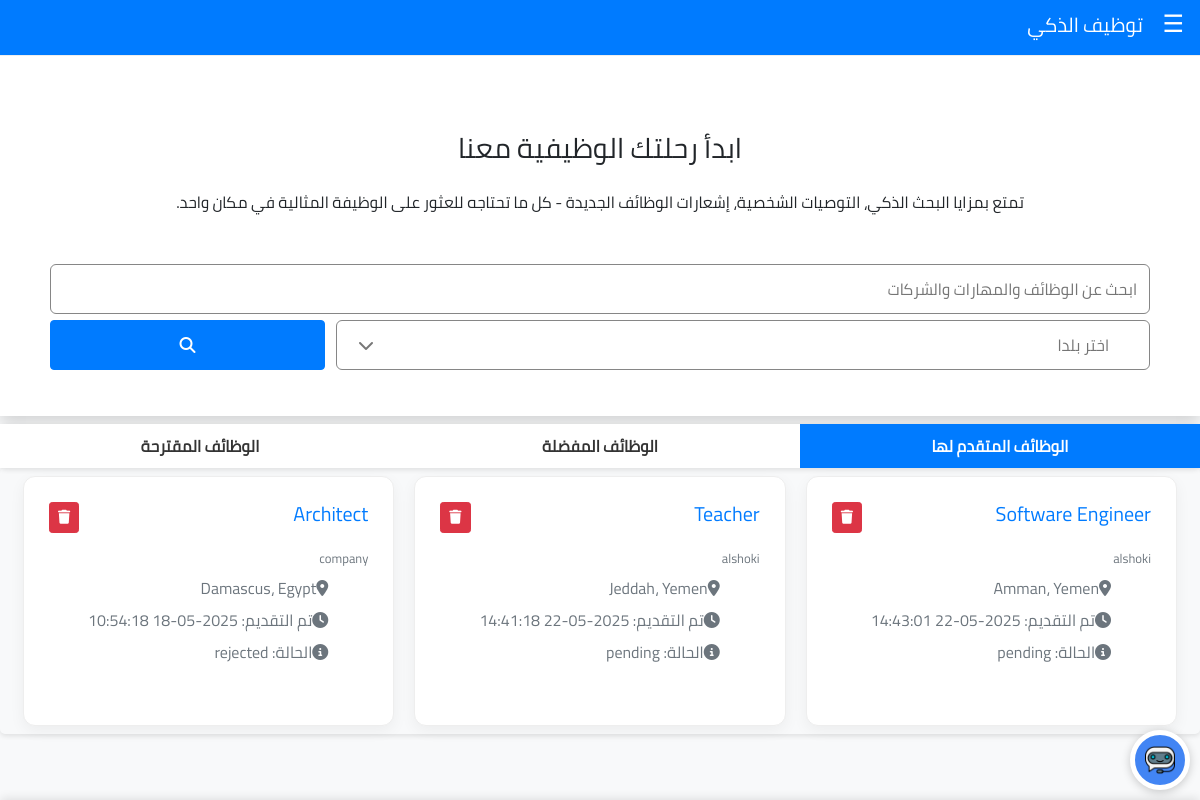
/employee-dashboard.php (signed in), run on the app's committed database.
### tables this page shows
CREATE TABLE `job_applications` (
  `id` int(11) NOT NULL,
  `job_id` int(11) NOT NULL,
  `employer_id` int(11) NOT NULL,
  `user_id` int(11) NOT NULL,
  `cover_letter` text,
  `status` enum('pending','reviewed','accepted','rejected') DEFAULT 'pending',
  `applied_at` timestamp NOT NULL DEFAULT CURRENT_TIMESTAMP,
  `reviewed_at` timestamp NULL DEFAULT NULL,
  `notes` text
);

CREATE TABLE `job_posts` (
  `id` int(11) NOT NULL,
  `employer_id` int(11) NOT NULL,
  `job_title` varchar(255) NOT NULL,
  `industry` varchar(255) NOT NULL,
  `vacancies` int(11) DEFAULT '1',
  `country` varchar(255) NOT NULL,
  `city` varchar(255) NOT NULL,
  `min_salary` decimal(10,2) DEFAULT NULL,
  `max_salary` decimal(10,2) DEFAULT NULL,
  `employment_type` varchar(50) NOT NULL,
  `job_type` varchar(50) NOT NULL,
  `skills` text,
  `education_level` varchar(100) DEFAULT NULL,
  `experience_years` varchar(50) DEFAULT NULL,
  `job_description` text,
  `created_at` datetime NOT NULL,
  `updated_at` datetime DEFAULT NULL,
  `status` enum('active','inactive','filled') NOT NULL DEFAULT 'active'
);

CREATE TABLE `employers` (
  `id` int(11) NOT NULL,
  `first_name` varchar(50) NOT NULL,
  `last_name` varchar(50) NOT NULL,
  `email` varchar(100) NOT NULL,
  `password` varchar(255) NOT NULL,
  `company_name` varchar(100) NOT NULL,
  `country` varchar(50) NOT NULL,
  `city` varchar(50) NOT NULL,
  `company_size` varchar(50) NOT NULL,
  `phone_code` varchar(10) NOT NULL,
  `phone` varchar(20) NOT NULL,
  `marketing_agree` tinyint(1) DEFAULT '0',
  `created_at` timestamp NOT NULL DEFAULT CURRENT_TIMESTAMP
);

### employee-dashboard.php (the view, shortened to what this page needs)
<?php
$logged_in = isset($_SESSION['user_id']);
require_once 'db_connection.php';
$searchQuery = '';
$selectedCountry = '';
?>
<!DOCTYPE html>
<html lang="ar" dir="rtl">
<head>
  <link href="css/bootstrap.min.css" rel="stylesheet">
  <link rel="stylesheet" href="css/fontawesome/css/all.css">
  <link rel="stylesheet" href="css/employee-dashboard.css">
</head>
<body>
  <nav class="navbar">
    <div>
      <span class="open-btn" onclick="openSidebar()">&#9776;</span>
      <p class="navbar-brand">
        توظيف الذكي
      </p>
    </div>
  </nav>
  <section class="search-hero shadow">
    <div class="container">
      <div>
        <h3 class="text-center p-3">ابدأ رحلتك الوظيفية معنا</h3>
        <p class="text-center fs-5">
          تمتع بمزايا البحث الذكي، التوصيات الشخصية، إشعارات الوظائف الجديدة - كل ما
          تحتاجه للعثور على الوظيفة المثالية في مكان واحد.
        </p>
      </div>
      <form id="searchForm" method="GET" action="employee-dashboard.php">
        <div class="form-group search-input">
          <input type="text" id="search-input" name="search" placeholder="ابحث عن الوظائف والمهارات والشركات"
          value="<?php echo htmlspecialchars($searchQuery); ?>">
        </div>
        <div class="form-group search-select">
          <input type="text" class="country-select" id="country-display"
          placeholder="اختر بلدا" readonly onclick="openCountrySelect()"
          value="<?php echo htmlspecialchars($selectedCountry); ?>">
          <button type="submit" class="btn btn-primary search-btn"><i class="fas fa-search"></i></button>
        </div>
      </form>
    </div>
  </section>
  <section class="">
    <div class="nav mt-2 mb-0">
      <p href="#" class="active" onclick="showSection('section1')">
        الوظائف المتقدم لها
      </p>
      <p href="#" onclick="showSection('section2')">
        الوظائف المفضلة
      </p>
      <p href="#" onclick="showSection('section3')">
        الوظائف المقترحة
      </p>
    </div>
    <div id="section1" class="content-section active p-2">
      <div class="container-fluid">
        <?php
        if ($logged_in) {
          $applicationsQuery = "SELECT ja.*, jp.job_title, jp.country, jp.city, e.company_name
                                  FROM job_applications ja
                                  JOIN job_posts jp ON ja.job_id = jp.id
                                  JOIN employers e ON jp.employer_id = e.id
                                  WHERE ja.user_id = :user_id
                                  ORDER BY ja.applied_at DESC";
          $stmt = $conn->prepare($applicationsQuery);
          $stmt->bindParam(':user_id', $_SESSION['user_id']);
          $stmt->execute();
          $applications = $stmt->fetchAll();
          if (count($applications) > 0) {
            echo '<div class="row g-3">';
            foreach ($applications as $application) {
              echo '<div class="col-12 col-md-6 col-lg-4">';
              echo '<div class="card job-card h-100">';
              echo '<div class="card-body d-flex flex-column">';
              echo '<div class="d-flex justify-content-between align-items-start mb-3">';
              echo '<h5 class="mb-0">' . htmlspecialchars($application['job_title']) . '</h5>';
              echo '<form method="POST" action="delete-job-application.php" onsubmit="return confirm(\'هل أنت متأكد من حذف هذا الطلب؟\');">';
              echo '<button type="submit" class="btn btn-sm btn-danger"><i class="fas fa-trash"></i></button>';
              echo '</form>';
              echo '</div>';
              echo '<small class="text-muted mb-2">' . htmlspecialchars($application['company_name']) . '</small>';
              echo '<ul class="list-unstyled text-muted mb-3 flex-grow-1">';
              echo '<li class="mb-2"><i class="fas fa-map-marker-alt me-2"></i>' . htmlspecialchars($application['city'] . '، ' . $application['country']) . '</li>';
              echo '<li class="mb-2"><i class="fas fa-clock me-2"></i>تم التقديم: ' . htmlspecialchars($application['applied_at']) . '</li>';
              echo '<li><i class="fas fa-info-circle me-2"></i>الحالة: ' . htmlspecialchars($application['status']) . '</li>';
              echo '</ul>';
              echo '</div>';
              echo '</div>';
              echo '</div>';
            }
            echo '</div>';
          }
        } else {
          echo '<script>showAlert("warning", "يجب تسجيل الدخول لعرض الوظائف المتقدم لها", "fa-exclamation-circle");</script>';
        }
        ?>
      </div>
    </div>
  </section>
  <a href="chatbot.php?employee=true" class="chatbot-icon" id="chatbotIcon">
    <img src="images/chatbot-icon.png" alt="Chatbot">
  </a>
</body>
</html>

### css/employee-dashboard.css (style rules this page uses)
body { background-color: #f8f9fa; font-family: 'Cairo'; text-align: right; }
.navbar { position: sticky; top: 0; z-index: 100; background-color: #007bff; border-bottom: 1px solid #eee; padding-top: 5px; padding-bottom: 5px; height: 3.5em; }
.navbar-brand { color: #fff; }
.open-btn { font-size: 1.5rem; color: #fff; cursor: pointer; }
.container { margin: 0 auto; padding: 20px; }
.nav { display: flex; justify-content: center; margin-bottom: 20px; background-color: #fff; border-radius: 5px; box-shadow: 0 2px 5px rgba(0, 0, 0, 0.1); }
.nav p { height: 100%; width: 33.33%; text-align: center; background-color: #fff; border: none; margin: 0 0; padding: 10px 20px; text-decoration: none; color: #333; font-weight: bold; cursor: pointer; transition: all 0.3s ease; }
.nav p.active { color: white; background-color: #007bff; }
.content-section { width: 100%; background-color: transparent; display: none; border-radius: 5px; box-shadow: 0 2px 5px rgba(0, 0, 0, 0.1); }
.content-section.active { display: block; }
.search-hero { background-color: #fff; padding: 40px 0 10px 0; box-shadow: 0 2px 10px rgba(0, 0, 0, 0.1); }
.search-hero p { margin-bottom: 50px; }
.search-input input { width: 100%; height: 50px; padding: 12px; border: 1px solid #868686; border-radius: 6px; transition: all 0.3s; font-size: 16px; }
.search-select { margin-top: -10px; display: flex; justify-content: space-between; }
.country-select { width: 74%; height: 50px; padding: 12px 40px 12px 15px; border: 1px solid #868686; border-radius: 6px; font-size: 16px; background-color: white; cursor: pointer; appearance: none; -webkit-appearance: none; -moz-appearance: none; text-align: right; }
.search-select { position: relative; }
.search-select::after { content: "\f078"; font-family: "Font Awesome 5 Free"; font-weight: 900; position: absolute; top: 50%; left: 28%; transform: translateY(-50%); color: #777; pointer-events: none; }
.search-btn { width: 25%; height: 50px; }
.job-card { border-radius: 12px; border: 1px #eee solid; overflow: hidden; box-shadow: 0 5px 15px rgba(0, 0, 0, 0.05); transition: all 0.3s; margin-bottom: 20px; }
.job-card .card-body { padding: 25px; }
.job-card h5 { color: #007bff; margin-bottom: 15px; }
#section1 .row { margin-right: -10px; margin-left: -10px; }
#section1 .col-md-6, #section1 .col-lg-4 { padding-right: 10px; padding-left: 10px; }
#section1 .job-card { margin-bottom: 20px; }
#section1 .card-body { display: flex; flex-direction: column; height: 100%; }
#section1 .card-body ul { flex-grow: 1; }
.chatbot-icon { position: fixed; bottom: 10px; right: 10px; width: 60px; height: 60px; background-color: #4285f4; border-radius: 50%; border: 5px solid #fff; display: flex; justify-content: center; align-items: center; cursor: pointer; box-shadow: 0 2px 10px rgba(0, 0, 0, 0.2); z-index: 1000; transition: all 0.3s ease; }
.chatbot-icon img { width: 30px; height: 30px; }

### data on the page
job_applications: job_posts.job_title "Software Engineer", employer.company_name "alshoki", job_posts.city+country "Amman، Yemen", applied_at "2025-05-22 14:43:01", status "pending"
job_applications: job_posts.job_title "Teacher", employer.company_name "alshoki", job_posts.city+country "Jeddah، Yemen", applied_at "2025-05-22 14:41:18", status "pending"
job_applications: job_posts.job_title "Architect", employers.company_name "company", job_posts.city+country "Damascus، Egypt", applied_at "2025-05-18 10:54:18", status "rejected"
